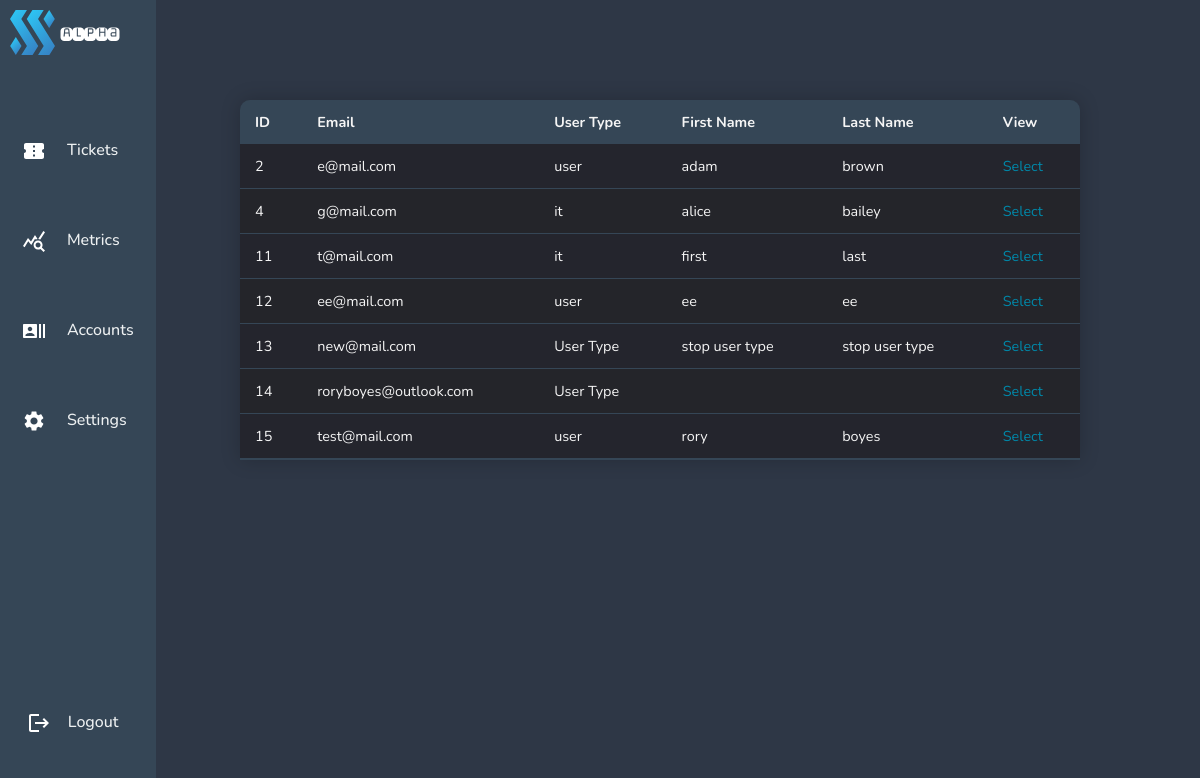
Before: /pages/view-users.php with the older database file.
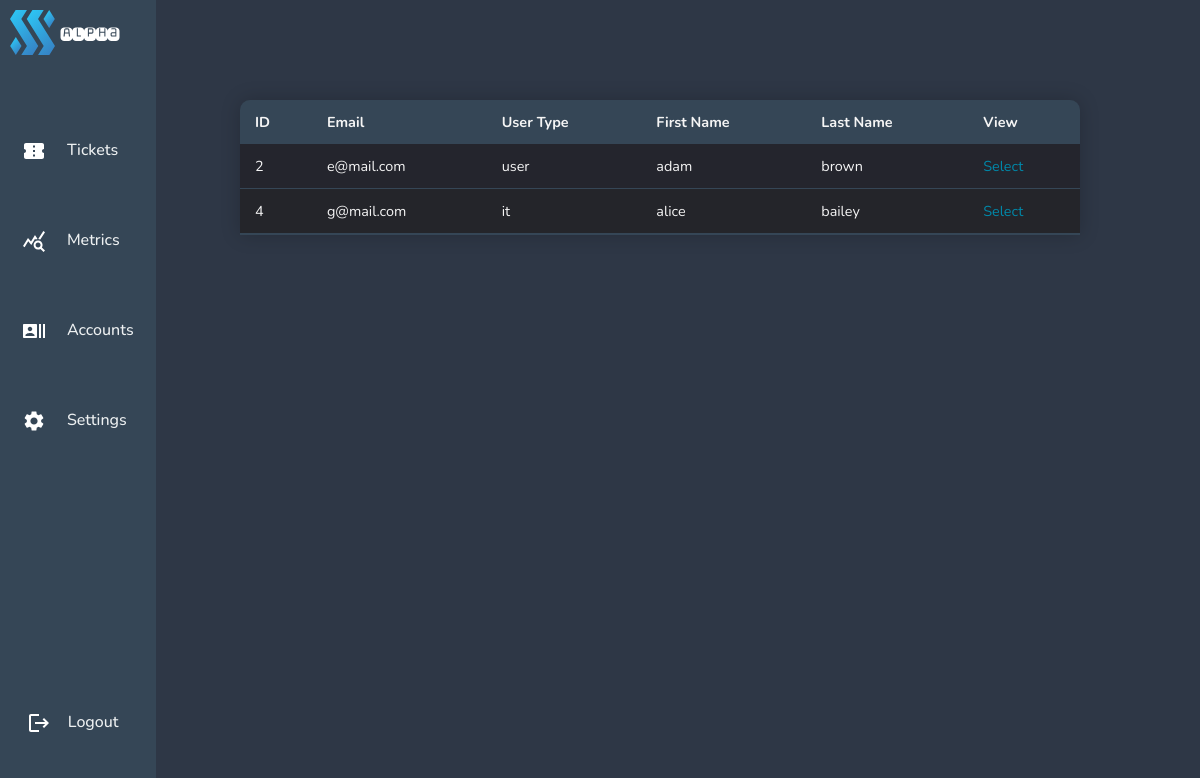
After: the same page with the newer database file.
### tables this page shows
CREATE TABLE "Users" (
	"id"	INTEGER UNIQUE,
	"Email"	TEXT,
	"password"	TEXT,
	"User"	TEXT,
	"fname"	TEXT,
	"lname"	TEXT,
	PRIMARY KEY("id" AUTOINCREMENT)
);

### pages/view-users.php (the view, shortened to what this page needs)
    <?php include'../navigation/admindashnavbar.php';
    require ('../config/dbcon.php'); ?>
    <link rel="stylesheet" href="../navigation/admindashnavbar.css">
    <link rel="stylesheet" href="../css/admintickettable.css">
</head>
<body bgcolor="#2E3746">
<div class="full-screen-container">
    <?php
    $query = "SELECT * FROM Users";
    $statement = $conn->prepare($query);
    $statement->execute();
    $statement->setFetchMode(PDO::FETCH_OBJ);
    $result = $statement->fetchAll();
    ?>
    <table class="ticket-table">
        <thead>
        <tr>
            <th>ID</th>
            <th>Email</th>
            <th>User Type</th>
            <th>First Name</th>
            <th>Last Name</th>
            <th>View</th>
        </tr>
        </thead>
        <?php foreach($result as $data) { ?>
            <tr>
                <td><?= $data->id; ?> </td>
                <td><?= $data->Email; ?> </td>
                <td><?= $data->User; ?> </td>
                <td><?= $data->fname; ?> </td>
                <td><?= $data->lname ?> </td>
                <td>
                    <a href="../pages/edit-user.php?id=<?= $data->id; ?>" class="selectbutton">Select</a>
                </td>
            </tr>
            <?php
        }
        ?>
    </table>
</div>
</body>
</html>

### navigation/admindashnavbar.php (shortened to what this page needs)
<!DOCTYPE html>
    <head>
        <link rel="stylesheet" href="admindashnavbar.css">
    </head>
    <body>
    <div class="navbar">
        <header>
            <a class="logo" href="/"><img src="../images/logo.svg" width="45" height="45" alt="logo"></a>
            <a class="logo2" href="/"><img src="../images/alpha.svg" width="60" height="60" alt="logo"></a>
            <nav>
                <ul class="nav__links">
                    <li><a href="../pages/adminviewticket.php" class="link1">&nbsp;&nbsp;&nbsp;&nbsp;&nbsp;Tickets</a></li>
                    <li><a href="../pages/metrics.php" class="link2">&nbsp;&nbsp;&nbsp;&nbsp;&nbsp;Metrics</a></li>
                    <li><a href="../pages/accounts.php" class="link3">&nbsp;&nbsp;&nbsp;&nbsp;&nbsp;Accounts</a></li>
                    <li><a href="#" class="link4">&nbsp;&nbsp;&nbsp;&nbsp;&nbsp;Settings</a></li>
                </ul>
            </nav>
            <a class="cta" href="../pages/home.php">&nbsp;&nbsp;&nbsp;&nbsp;Logout</a>
        </header>
    </div>
    </body>
</html>

### navigation/admindashnavbar.css (style rules this page uses)
* { box-sizing: border-box; margin: 0; padding: 0; }
header { flex-direction: column; height: 100%; width: 13%; top: 0; left: 0; position: fixed; background-color: #354656 ; }
.logo { position: fixed; top: 10px; left: 10px; z-index: 9999; }
.logo2 { position: fixed; top: 4px; left: 60px; }
.nav__links a, .cta, .overlay__content a { display: flex; justify-content: flex-start; font-family: "Nunito", sans-serif; font-size: medium; font-weight: 500; color: #edf0f1; text-decoration: none; }
.link1::before { white-space: normal; content: url("../images/ticketicon.svg"); margin-left: 4px; }
.link2::before { content: url("../images/metricsicon.svg"); margin-left: 4px; }
.link3::before { content: url("../images/accountsicon.svg"); margin-left: 4px; }
.link4::before { content: url("../images/settingsicon.svg"); margin-left: 4px; }
.nav__links { list-style: none; display: flex; flex-direction: column; justify-content: space-between; padding-top: 300px; position: fixed; top: 100px; left: 0px; z-index: 9999; padding: 9px 17px; }
.nav__links li { padding: 30px 20px; padding-left: 1px; }
.nav__links li a { transition: color 0.3s ease 0s; }
.cta { position: fixed; bottom: 50px; left: 10px; z-index: 9999; padding: 9px 17px; background-color: transparent; border: none; border-radius: 15px; cursor: pointer; transition: background-color 0.3s ease 0s; }
.cta:before { content: url("../images/logouticon.svg"); }

### css/admintickettable.css (style rules this page uses)
* { box-sizing: border-box; font-family: "Nunito", sans-serif; }
.ticket-table { table-layout: fixed; margin-top: 100px; margin-left: 20%; margin-right: auto; margin-bottom: 0px; font-size: 0.9em; min-width: 70%; max-width: 70%; border-collapse: collapse; border-radius: 10px 10px 0 0; box-shadow: 0 0 20px rgba(0, 0 ,0, 0.20); overflow: hidden; }
.ticket-table thead tr { background-color: #354656; color: whitesmoke; text-align: left; font-weight: bold; }
.ticket-table th, .ticket-table td { max-width:180px; word-wrap:break-word; padding: 12px 15px; }
.ticket-table tbody tr { border-bottom: 1px solid #354656; color: whitesmoke; }
.ticket-table tbody tr:nth-of-type(even) { background-color: #24252a; }
.ticket-table tbody tr:nth-of-type(odd) { background-color: #24252d; }
.ticket-table tbody tr:last-of-type { border-bottom: 2px solid #354656; }
.ticket-table a { text-decoration : none; color: #0088a9; transition: color 0.3s ease 0s; }

Changed rows visible on the page:
removed users: id "11", Email "t@mail.com", User "it", fname "first", lname "last"
removed users: id "12", Email "ee@mail.com", User "user", fname "ee", lname "ee"
removed users: id "13", Email "new@mail.com", User "User Type", fname "stop user type", lname "stop user type"
removed users: id "14", Email "roryboyes@outlook.com", User "User Type"
removed users: id "15", Email "test@mail.com", User "user", fname "rory", lname "boyes"
